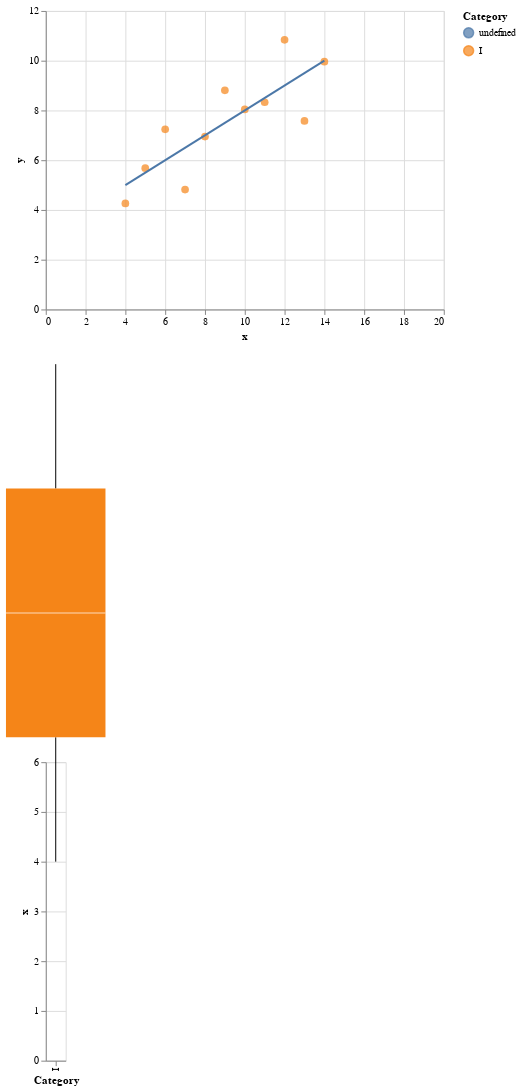

The code cell stored with this chart in its notebook:
### Code cell
I = alt.Chart(df[df.Category.eq('I')]).mark_circle(size=60).encode(
    alt.X('x',
        scale=alt.Scale(domain=(0, 20))
    ),
    alt.Y('y',
        scale=alt.Scale(domain=(0, 12))
    ),
    color='Category',
    tooltip=['Category', 'x', 'y']
)

boxplotx = I.mark_boxplot(size=100).encode(
    x='Category:O',
    y=alt.Y('x', scale=alt.Scale(domain=(0, 6)))
)

# Add regression line
final = alt.layer(
    I,
    I.transform_regression('x', 'y').mark_line()
)

final & boxplotx

### Figure 1 — Vega-Lite specification as saved in the notebook (floating-point values rounded to 4 significant figures)
{"config": {"view": {"continuousWidth": 400, "continuousHeight": 300}}, "vconcat": [{"layer": [{"mark": {"type": "circle", "size": 60}, "encoding": {"color": {"type": "nominal", "field": "Category"}, "tooltip": [{"type": "nominal", "field": "Category"}, {"type": "quantitative", "field": "x"}, {"type": "quantitative", "field": "y"}], "x": {"type": "quantitative", "field": "x", "scale": {"domain": [0, 20]}}, "y": {"type": "quantitative", "field": "y", "scale": {"domain": [0, 12]}}}}, {"mark": "line", "encoding": {"color": {"type": "nominal", "field": "Category"}, "tooltip": [{"type": "nominal", "field": "Category"}, {"type": "quantitative", "field": "x"}, {"type": "quantitative", "field": "y"}], "x": {"type": "quantitative", "field": "x", "scale": {"domain": [0, 20]}}, "y": {"type": "quantitative", "field": "y", "scale": {"domain": [0, 12]}}}, "transform": [{"on": "x", "regression": "y"}]}]}, {"mark": {"type": "boxplot", "size": 100}, "encoding": {"color": {"type": "nominal", "field": "Category"}, "tooltip": [{"type": "nominal", "field": "Category"}, {"type": "quantitative", "field": "x"}, {"type": "quantitative", "field": "y"}], "x": {"type": "ordinal", "field": "Category"}, "y": {"type": "quantitative", "field": "x", "scale": {"domain": [0, 6]}}}}], "data": {"name": "data-03bb71962ba1530eac3b44ebe75ec78d"}, "$schema": "https://vega.github.io/schema/vega-lite/v4.8.1.json", "datasets": {"data-03bb71962ba1530eac3b44ebe75ec78d": [{"Category": "I", "x": 10, "y": 8.04}, {"Category": "I", "x": 8, "y": 6.95}, {"Category": "I", "x": 13, "y": 7.58}, {"Category": "I", "x": 9, "y": 8.81}, {"Category": "I", "x": 11, "y": 8.33}, {"Category": "I", "x": 14, "y": 9.96}, {"Category": "I", "x": 6, "y": 7.24}, {"Category": "I", "x": 4, "y": 4.26}, {"Category": "I", "x": 12, "y": 10.84}, {"Category": "I", "x": 7, "y": 4.82}, {"Category": "I", "x": 5, "y": 5.68}]}}
